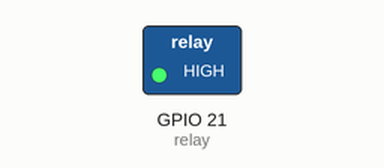
Recording of a program running on a simulated Raspberry Pi (BCM pin numbers). On the bench: switched loads named in the program (green lamp = pin HIGH). At 2.0 s the program stops and its outputs stay as they are.

Above: at 0.1 s.
At 2.1 s:
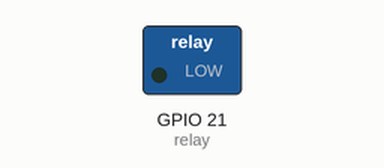
Timing chart, 0 to 3.5 s (numbered marks = the images above):
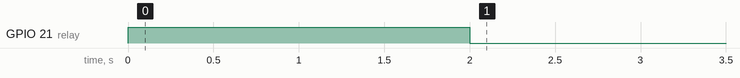

Measured:
- by itself, GPIO 21 (relay): LOW → HIGH at 0.00 s, → LOW 2.0 s later

The program:

Relay.py
```python
import RPi.GPIO as GPIO
import time

relay = 21

GPIO.setmode(GPIO.BCM)
GPIO.setup(relay, GPIO.OUT)

def led_on():
	GPIO.output(relay, True)

def led_off():
	GPIO.output(relay, False)
led_on()
time.sleep(2)
led_off()
```
